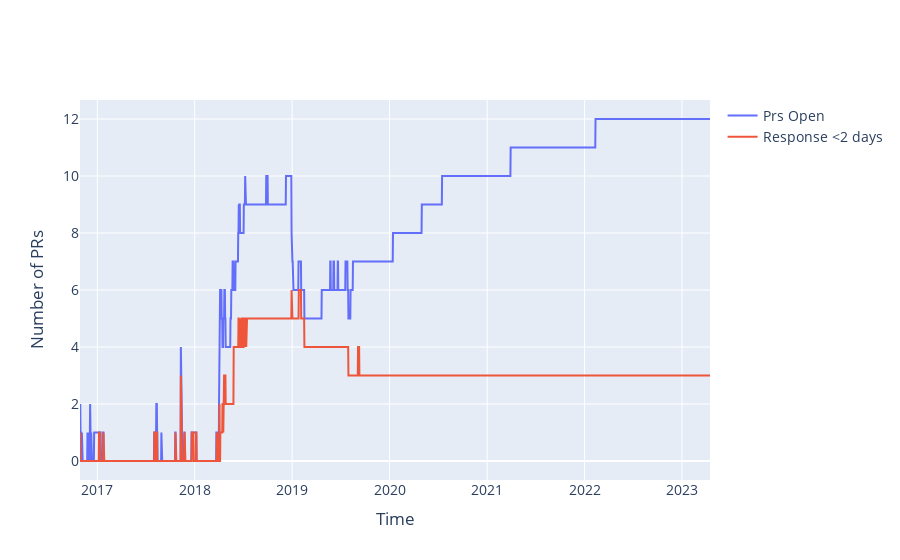

Notebook code cell kept with this figure:
### Code cell
fig = go.Figure(
        [
            go.Scatter(
                name="Prs Open",
                x=df_pr_responses["Date"],
                y=df_pr_responses["Open"],
                mode="lines",
                showlegend=True,
                hovertemplate="PR's Open: %{y}<br>%{x|%b %d, %Y} <extra></extra>",
                #marker=dict(color=color_seq[1]),
            ),
            go.Scatter(
                name="Response <" + str(num_days) + " days",
                x=df_pr_responses["Date"],
                y=df_pr_responses["Response"],
                mode="lines",
                showlegend=True,
                hovertemplate="PRs: %{y}<br>%{x|%b %d, %Y} <extra></extra>",
                #marker=dict(color=color_seq[5]),
            ),
        ]
    )
fig.update_layout(
        xaxis_title="Time",
        yaxis_title="Number of PRs",
        font=dict(size=14),
    )

### Figure 1 — Plotly figure (JSON) as saved in the notebook; plotly's stock layout.template omitted (floating-point values rounded to 4 significant figures; data arrays with more than 128 entries replaced by an {"elided": "..."} marker saying what was removed)
{"data": [{"hovertemplate": "PR's Open: %{y}<br>%{x|%b %d, %Y} <extra></extra>", "mode": "lines", "name": "Prs Open", "showlegend": true, "type": "scatter", "x": {"elided": "2362 str values"}, "y": {"elided": "2362 int values"}}, {"hovertemplate": "PRs: %{y}<br>%{x|%b %d, %Y} <extra></extra>", "mode": "lines", "name": "Response <2 days", "showlegend": true, "type": "scatter", "x": {"elided": "2362 str values"}, "y": {"elided": "2362 int values"}}], "layout": {"font": {"size": 14}, "xaxis": {"title": {"text": "Time"}}, "yaxis": {"title": {"text": "Number of PRs"}}}}
